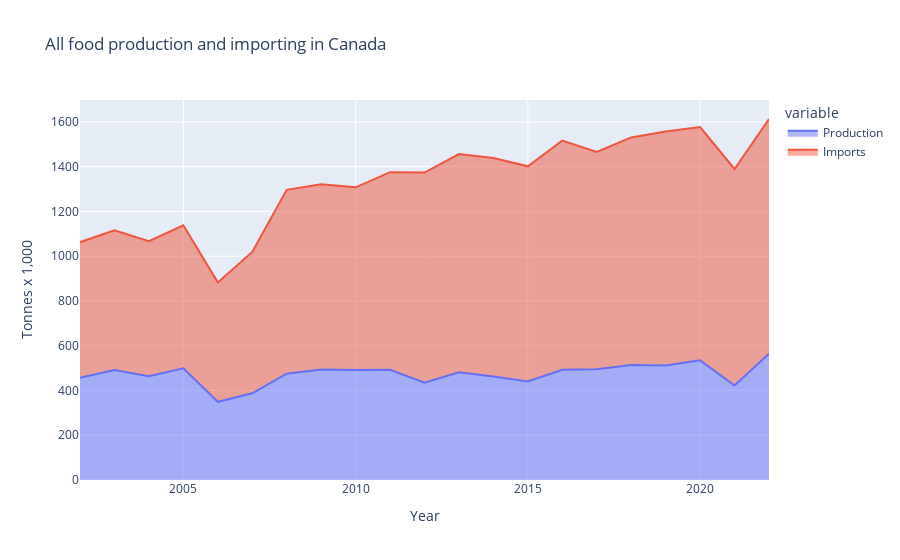

Notebook code cell kept with this figure:
### Markdown cell above
* **How has our production vs. importing changed as a function of our total supply?

Let's try a stacked area plot to graph total production vs. total imports over years.

### Code cell
# Production vs. imports
fig = px.area(df_years_3, x=df_years_3.index, y=['Production', 'Imports'],
              title='All food production and importing in Canada',
              labels={'value': 'Tonnes x 1,000'})
fig.show()

### Figure 1 — Plotly figure (JSON) as saved in the notebook; plotly's stock layout.template omitted (floating-point values rounded to 4 significant figures)
{"data": [{"fillpattern": {"shape": ""}, "hovertemplate": "variable=Production<br>Year=%{x}<br>Tonnes x 1,000=%{y}<extra></extra>", "legendgroup": "Production", "line": {"color": "#636efa"}, "marker": {"symbol": "circle"}, "mode": "lines", "name": "Production", "orientation": "v", "showlegend": true, "stackgroup": "1", "type": "scatter", "x": [2002, 2003, 2004, 2005, 2006, 2007, 2008, 2009, 2010, 2011, 2012, 2013, 2014, 2015, 2016, 2017, 2018, 2019, 2020, 2021, 2022], "xaxis": "x", "y": [456.6, 491.4, 463.6, 499.1, 349.2, 387.3, 475.0, 493.7, 491.7, 492.2, 434.8, 481.5, 462.1, 439.8, 492.1, 494.6, 513.8, 511.1, 534.7, 422.4, 564.2], "yaxis": "y"}, {"fillpattern": {"shape": ""}, "hovertemplate": "variable=Imports<br>Year=%{x}<br>Tonnes x 1,000=%{y}<extra></extra>", "legendgroup": "Imports", "line": {"color": "#EF553B"}, "marker": {"symbol": "circle"}, "mode": "lines", "name": "Imports", "orientation": "v", "showlegend": true, "stackgroup": "1", "type": "scatter", "x": [2002, 2003, 2004, 2005, 2006, 2007, 2008, 2009, 2010, 2011, 2012, 2013, 2014, 2015, 2016, 2017, 2018, 2019, 2020, 2021, 2022], "xaxis": "x", "y": [606.0, 624.5, 603.8, 639.2, 533.7, 631.9, 821.4, 827.9, 815.9, 883.3, 938.6, 975.0, 976.7, 961.7, 1025.0, 971.0, 1017.0, 1046.0, 1042.0, 967.1, 1049.0], "yaxis": "y"}], "layout": {"legend": {"title": {"text": "variable"}, "tracegroupgap": 0}, "title": {"text": "All food production and importing in Canada"}, "xaxis": {"anchor": "y", "domain": [0, 1], "title": {"text": "Year"}}, "yaxis": {"anchor": "x", "domain": [0, 1], "title": {"text": "Tonnes x 1,000"}}}}
